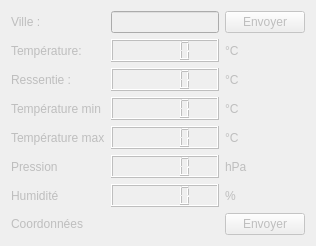
       <widget class="QWidget" name="meteo">
        <property name="enabled">
         <bool>false</bool>
        </property>
        <attribute name="title">
         <string>Météo</string>
        </attribute>
        <layout class="QVBoxLayout" name="verticalLayout_5">
         <item>
          <layout class="QGridLayout" name="gridLayout_3">
           <item row="0" column="0">
            <widget class="QLabel" name="labelVille">
             <property name="text">
              <string>Ville :</string>
             </property>
            </widget>
           </item>
           <item row="0" column="1">
            <widget class="QLineEdit" name="lineEditVille"/>
           </item>
           <item row="3" column="0">
            <widget class="QLabel" name="labelTemperatureMinMeteo">
             <property name="text">
              <string>Température min</string>
             </property>
            </widget>
           </item>
           <item row="2" column="1">
            <widget class="QLCDNumber" name="lcdNumberRessentieMeteo"/>
           </item>
           <item row="1" column="1">
            <widget class="QLCDNumber" name="lcdNumberTemperatureMeteo"/>
           </item>
           <item row="4" column="0">
            <widget class="QLabel" name="labelTemperaturemaxMeteo">
             <property name="text">
              <string>Température max</string>
             </property>
            </widget>
           </item>
           <item row="4" column="1">
            <widget class="QLCDNumber" name="lcdNumberTempMaxMeteo"/>
           </item>
           <item row="2" column="0">
            <widget class="QLabel" name="labelRessentieMeteo">
             <property name="text">
              <string>Ressentie :</string>
             </property>
            </widget>
           </item>
           <item row="3" column="1">
            <widget class="QLCDNumber" name="lcdNumberTempMinMeteo"/>
           </item>
           <item row="1" column="0">
            <widget class="QLabel" name="labelTemperatureMeteo">
             <property name="text">
              <string>Température: </string>
             </property>
            </widget>
           </item>
           <item row="1" column="2">
            <widget class="QLabel" name="labelUniteTemperatureMeteo">
             <property name="text">
              <string>°C</string>
             </property>
            </widget>
           </item>
           <item row="2" column="2">
            <widget class="QLabel" name="labelUniteRessentieMeteo">
             <property name="text">
              <string>°C</string>
             </property>
            </widget>
           </item>
           <item row="3" column="2">
            <widget class="QLabel" name="labelUniteTempMinMeteo">
             <property name="text">
              <string>°C</string>
             </property>
            </widget>
           </item>
           <item row="4" column="2">
            <widget class="QLabel" name="labelUniteTempMaxMeteo">
             <property name="text">
              <string>°C</string>
             </property>
            </widget>
           </item>
           <item row="5" column="1">
            <widget class="QLCDNumber" name="lcdNumberPressionMeteo"/>
           </item>
           <item row="5" column="0">
            <widget class="QLabel" name="labelPressionMeteo">
             <property name="text">
              <string>Pression</string>
             </property>
            </widget>
           </item>
           <item row="6" column="1">
            <widget class="QLCDNumber" name="lcdNumberHumiditeMeteo"/>
           </item>
           <item row="6" column="0">
            <widget class="QLabel" name="labelHumiditeMeteo">
             <property name="text">
              <string>Humidité</string>
             </property>
            </widget>
           </item>
           <item row="0" column="2">
            <widget class="QPushButton" name="pushButtonVille">
             <property name="text">
              <string>Envoyer</string>
             </property>
            </widget>
           </item>
           <item row="5" column="2">
            <widget class="QLabel" name="labelUnitePressionMeteo">
             <property name="text">
              <string>hPa</string>
             </property>
            </widget>
           </item>
           <item row="6" column="2">
            <widget class="QLabel" name="labelUniteHumiditeMeteo">
             <property name="text">
              <string>%</string>
             </property>
            </widget>
           </item>
           <item row="7" column="0">
            <widget class="QLabel" name="labelCoordonnee">
             <property name="text">
              <string>Coordonnées</string>
             </property>
            </widget>
           </item>
           <item row="7" column="1">
            <widget class="QLabel" name="labelValeurCoordonnee">
             <property name="text">
              <string/>
             </property>
            </widget>
           </item>
           <item row="7" column="2">
            <widget class="QPushButton" name="pushButtonEnvoyerCoordonnee">
             <property name="text">
              <string>Envoyer</string>
             </property>
            </widget>
           </item>
          </layout>
         </item>
        </layout>
       </widget>
